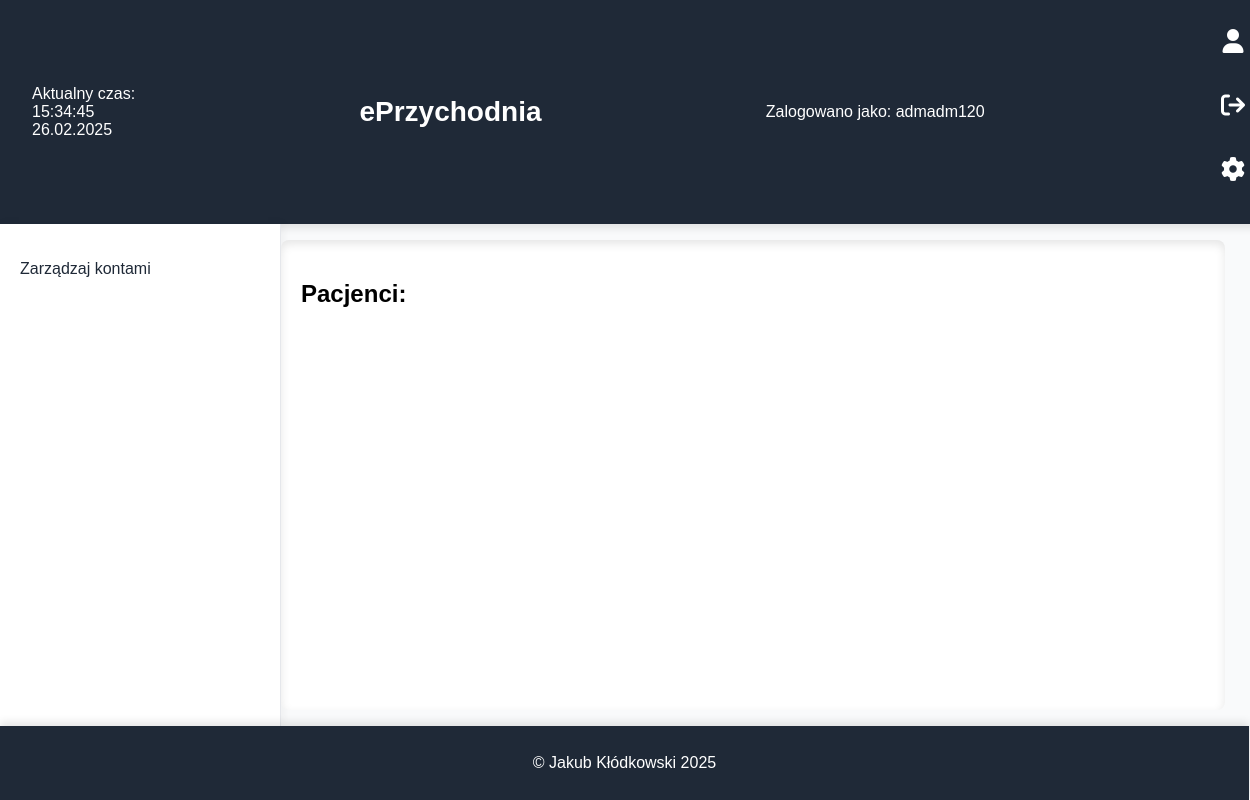
Page /dane_pacjentow.php on the earlier database version.
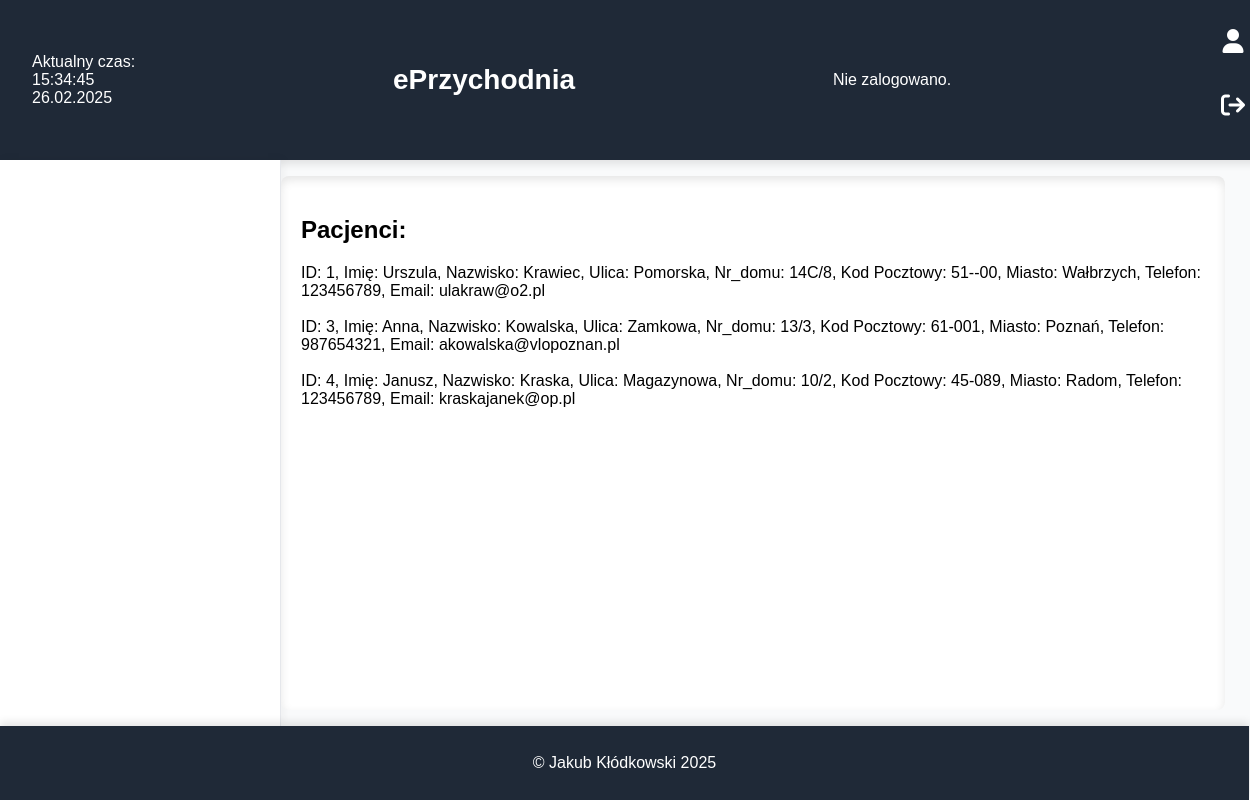
Same page on the later database version.
### tables this page shows
CREATE TABLE `zalogowani` (
  `login` char(11) DEFAULT NULL,
  `haslo` varchar(100) DEFAULT NULL,
  `kto` varchar(100) DEFAULT NULL
);

CREATE TABLE `pacjenci` (
  `id_pacjenta` int(10) UNSIGNED NOT NULL,
  `imie` varchar(100) DEFAULT NULL,
  `nazwisko` varchar(100) DEFAULT NULL,
  `ulica` varchar(100) DEFAULT NULL,
  `nr_domu` varchar(10) DEFAULT NULL,
  `kp` char(6) DEFAULT NULL,
  `miasto` varchar(100) DEFAULT NULL,
  `tel` char(9) DEFAULT NULL,
  `email` varchar(100) DEFAULT NULL,
  `PESEL` char(11) DEFAULT NULL,
  `login` char(11) DEFAULT NULL,
  `haslo` varchar(100) DEFAULT NULL
);

### dane_pacjentow.php (the view, shortened to what this page needs)
<!DOCTYPE html>
<html lang="pl">
<head>
    <link rel="stylesheet" href="https://cdnjs.cloudflare.com/ajax/libs/font-awesome/6.4.2/css/all.min.css">
    <link rel="stylesheet" href="style.css">
</head>
<body>
    <header>
    <div id="data"></div>
        <h1 class="text-xl font-bold text-center flex-1"><a href="index.php">ePrzychodnia</a></h1>
        <?php
            require 'wyswietl_logowanie.php';
        ?>
        <div>
        <form action="zaloguj.php">
    <button class="icon-button"><i class="fa-solid fa-user"></i></button>
</form>
<form action="wyloguj.php">
    <button class="icon-button"><i class="fa fa-sign-out"></i></button>
</form>
<?php
    require 'wyswietl_navbar.php';
?>
        </nav>
        <main>
            <div class="index-content">
                <h2>Pacjenci: </h2>
                <?php
                    $connect = mysqli_connect("localhost", "root", "", "eprzychodnia");
                    $query0="select * from `pacjenci`";
                    $result0=mysqli_query($connect,$query0);
                    while($row=mysqli_fetch_assoc($result0)){
                        echo "ID: ".$row['id_pacjenta'].", Imię: ".$row['imie'].", Nazwisko: ".$row['nazwisko'].", Ulica: ".$row['ulica'].", Nr_domu: ".$row['nr_domu'].", Kod Pocztowy: ".$row['kp'].", Miasto: ".$row['miasto'].", Telefon: ".$row['tel'].", Email: ".$row['email']."<br><br>";
                    }
                ?>
            </div>
        </main>
    </div>
    <footer>
        <p>&copy; Jakub Kłódkowski 2025</p>
    </footer>
</body>
</html>

### wyswietl_logowanie.php (shortened to what this page needs)
<?php
            $connect = mysqli_connect("localhost", "root", "", "eprzychodnia");
            $query0 = "SELECT `login` FROM `zalogowani` LIMIT 1";
            $result = mysqli_query($connect, $query0);
            if ($result && mysqli_num_rows($result) > 0) {
                $row = mysqli_fetch_assoc($result);
                $log = $row['login'];
                echo "Zalogowano jako: " . htmlspecialchars($log);
            } else {
                echo "Nie zalogowano.";
            }
        ?>

### wyswietl_navbar.php (shortened to what this page needs)
<?php
$connect = mysqli_connect("localhost", "root", "", "eprzychodnia");
$query1 = "SELECT `kto` FROM `zalogowani`";
$result1 = mysqli_query($connect, $query1);
if ($row = mysqli_fetch_assoc($result1)) {
    $kto = $row['kto'];
    if ($kto == "admin" || $kto == "recepcjonista") {
        echo '
        <form action="ustawienia.php">
            <button type="submit" class="icon-button"><i class="fa-solid fa-cog"></i></button>
        </form>';
    }
}
?>
    </header>
    <div style="display: flex; flex: 1;">
        <nav>
            <?php
                $connect = mysqli_connect("localhost", "root", "", "eprzychodnia");
                $query0="select * from `zalogowani`";
                $result0=mysqli_query($connect,$query0);
                if(mysqli_num_rows($result0)>0){
                    $query1 = "SELECT `kto` FROM `zalogowani`";
                    $result1 = mysqli_query($connect, $query1);
                    if ($row = mysqli_fetch_assoc($result1)) {
                        $kto = $row['kto'];
                    }
                    $query2="select * from `uprawnienia` where `stanowisko`='".$kto."'";
                    $result2=mysqli_query($connect,$query2);
                    if($row=mysqli_fetch_assoc($result2)){
                        $zaloz_konto=$row['zaloz_konto'];
                        $usun_konto=$row['usun_konto'];
                        if($zaloz_konto==1 && $usun_konto==1){
                            echo "<p><a href='zarzadzaj_kontami.php'>Zarządzaj kontami</a></p>";
                        }
                    }
                }
            ?>

Differences in the rows shown:
removed zalogowani: login "admadm120"
added pacjenci: id_pacjenta "1", imie "Urszula", nazwisko "Krawiec", ulica "Pomorska", nr_domu "14C/8", kp "51--00", miasto "Wałbrzych", tel "123456789", email "ulakraw@o2.pl"
added pacjenci: id_pacjenta "3", imie "Anna", nazwisko "Kowalska", ulica "Zamkowa", nr_domu "13/3", kp "61-001", miasto "Poznań", tel "987654321", email "akowalska@vlopoznan.pl"
added pacjenci: id_pacjenta "4", imie "Janusz", nazwisko "Kraska", ulica "Magazynowa", nr_domu "10/2", kp "45-089", miasto "Radom", tel "123456789", email "kraskajanek@op.pl"
Other differences:
text no longer shown: "Zalogowano jako: Zarządzaj kontami"
text now shown: "Nie zalogowano."
